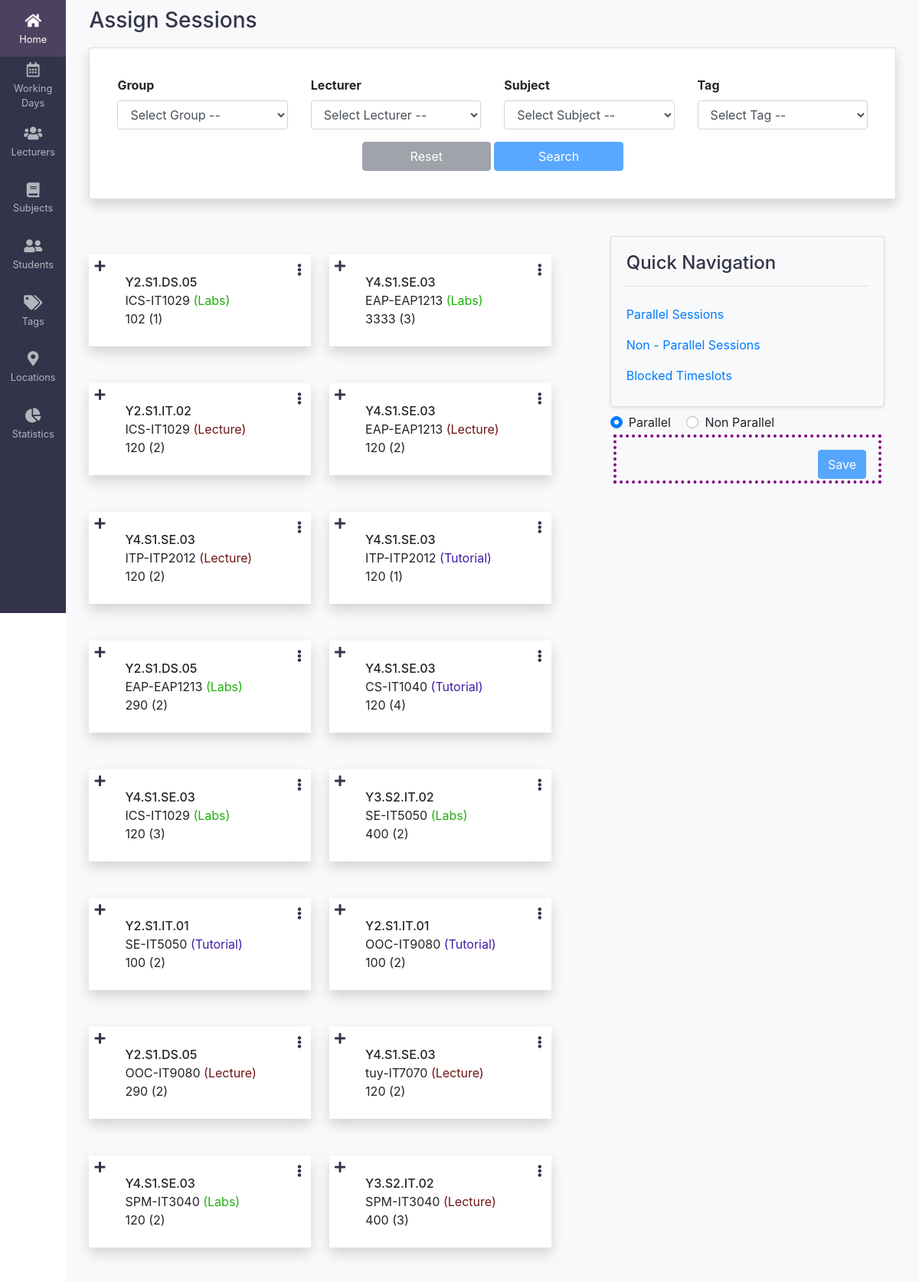
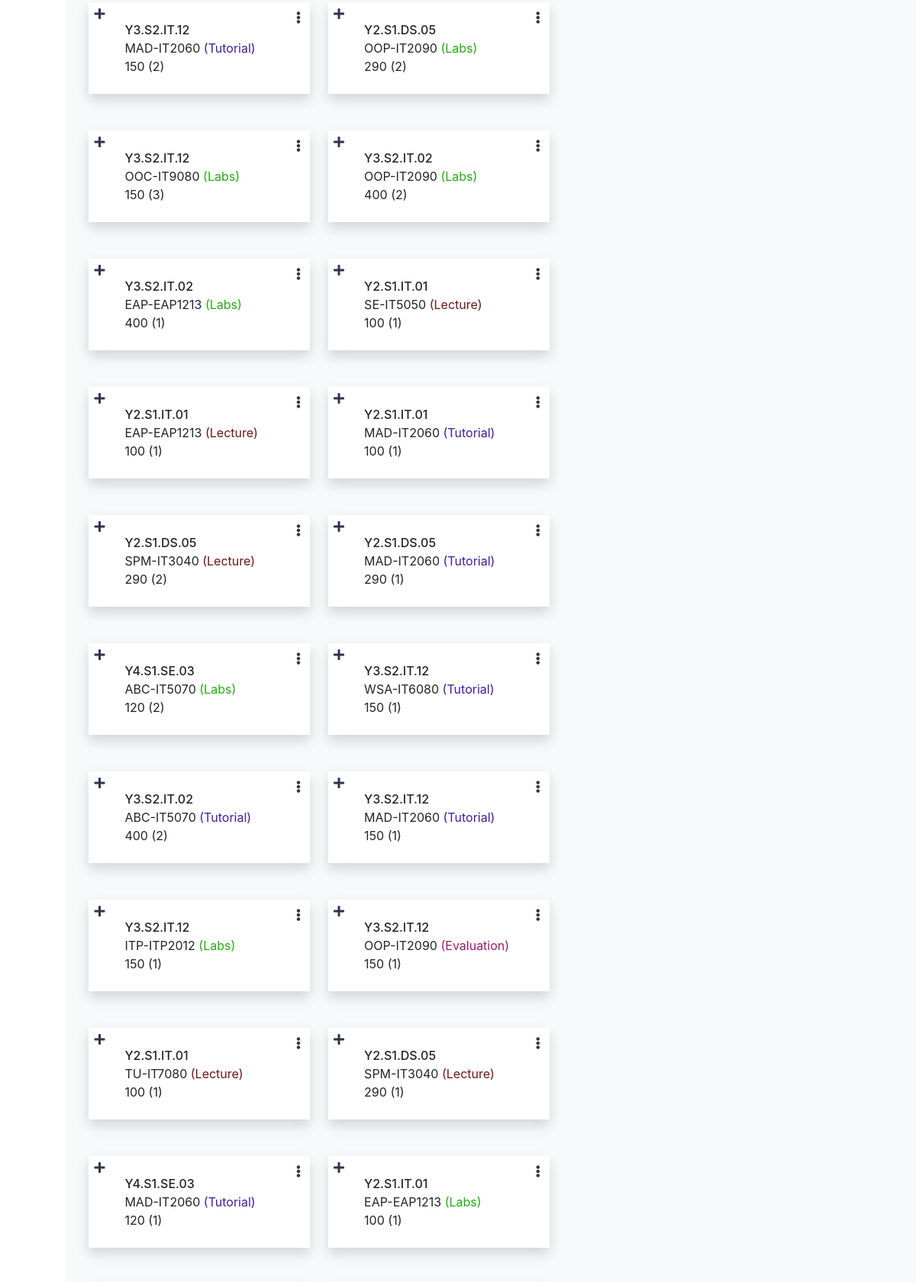
Page /sessions/assign (upper part) on the committed database (2 pictures, top to bottom).
### timetable/models.py (models this page shows, shortened)
class Session(models.Model):
    lecturers = models.ManyToManyField(Lecturer)
    subject = models.ForeignKey(Subjects, on_delete=models.CASCADE)
    tag = models.ForeignKey(Tags, on_delete=models.CASCADE)
    group_id = models.ForeignKey(Group, on_delete=models.CASCADE)
    subgroup_id = models.ForeignKey(
        Subgroup, on_delete=models.CASCADE, null=True, blank=True)
    student_count = models.IntegerField(default=1)
    duration = models.IntegerField(default=1)
    consecutive_session = models.ForeignKey(
        'self', on_delete=models.CASCADE, null=True, blank=True)
    objects = models.Manager()

class Group(models.Model):
    academic_year_semester = models.ForeignKey(
        AcademicYearSemester, on_delete=models.CASCADE)
    programme = models.ForeignKey(Programme, on_delete=models.CASCADE)
    group_no = models.CharField(max_length=2)
    student_count = models.IntegerField(null=True, blank=True)
    generated_group = models.CharField(max_length=100, blank=True, null=True)
    class Meta:
        constraints = [
            models.UniqueConstraint(
                fields=['academic_year_semester', 'programme', 'group_no'], name='student_details')
        ]

class Subjects(models.Model):
    offeredYear = models.CharField(max_length=4, blank=True)
    offeredSemester = models.CharField(max_length=100, blank=True)
    subjectName = models.CharField(max_length=100, blank=True)
    subjectCode = models.CharField(max_length=10, blank=True)
    noLecHours = models.IntegerField(blank=True, null=True)
    noTutHours = models.IntegerField(blank=True, null=True)
    noLabHours = models.IntegerField(blank=True, null=True)
    noEveHours = models.IntegerField(blank=True, null=True)
    objects = models.Manager()

class Tags(models.Model):
    label = models.CharField(max_length=25, unique=True)
    color = models.CharField(max_length=25, unique=True)

### timetable/views.py (the view)
# urls.py: path('sessions/assign', views.AssignSessionsView.as_view(),
class AssignSessionsView(generic.ListView):
    model = Session1
    context_object_name = 'session_list'
    template_name = 'sessions/assign-sessions.html'
    def get_queryset(self):
        return Session1.objects.all()
    def get_context_data(self, **kwargs):
        context = super().get_context_data(**kwargs)
        context['tags_list'] = Tags.objects.all()
        context['subject_list'] = Subjects1.objects.all()
        context['lecturer_list'] = Lecturer1.objects.all()
        context['work_days'] = WorkingDays.objects.all()[:1].get()
        context['group_list'] = Group.objects.exclude(generated_group=None)
        return context

### timetable/models.py (called while the page is built)
    def get_all_days(self):
       return self.days.split(',')

### template/sessions/assign-sessions.html (shortened to what this page needs)
{% extends 'base.html' %}
{% block content %}
<div class="container-fluid bg-light">
    <div class="bg-light" style="padding: 10px 0px; font-weight: 900;">
        <h3 style="color: #33344a;" >Assign Sessions </h3>
    </div>
    <div class="card shadow p-3 mb-5 bg-white rounded">
        <div class="card-body">
            <form>
                <div class="row">
                    <div class="col form-group">
                        <label for="groupId" class="text-black font-weight-bold">Group</label>
                        <select id="groupId" class="form-control selectpicker" name="group" data-live-search="true">
                            <option value="default" disabled selected>Select Group --</option>
                        </select>
                    </div>
                    <div class="col form-group">
                        <label for="lecturerId" class="text-black font-weight-bold">Lecturer</label>
                        <select id="lecturerId" class="form-control selectpicker " name="lecturer" data-live-search="true">
                            <option value="default" disabled selected>Select Lecturer --</option>
                        </select>
                    </div>
                    <div class="col form-group">
                        <label for="subjectId" class="text-black font-weight-bold">Subject</label>
                        <select id="subjectId" class="form-control selectpicker" name="subject" data-live-search="true">
                            <option value="default" disabled selected>Select Subject -- </option>
                        </select>
                    </div>
                    <div class="col form-group">
                        <label for="tagId" class="text-black font-weight-bold">Tag</label>
                        <select id="tagId" class="form-control selectpicker" name="tag">
                            <option value="default" disabled selected>Select Tag --</option>
                        </select>
                    </div>
                </div>
                <div class="row justify-content-md-center">
                    <button onclick="reset()" id="reset_btn" class="btn btn-secondary col-2" disabled="true">Reset</button> &nbsp;
                    <button id="search_btn" class="btn btn-primary col-2" disabled="true">Search</button>
                </div>
            </form>
        </div>
    </div>
    <div class="container-fluid">
        <div class="left">
            <div class="row" id="sessions_list_id">
                {% for session in session_list %}
                <div class="bg-white col-5 shadow text-black my-4 mr-4 some" id="{{session.id}}">
                    <div class="all_icons">
                        <i class="fas fa-plus topcornerleft add_icon"  data-toggle="tool-tip" title="Assign Session"></i>
                        <i class="fas fa-ellipsis-v topcornerright hamburger_icon dropdown">
                        </i>
                    </div>
                    <div class="pt-4 pl-4 pr-2 pb-2 m-2">
                        {% if session.group_id %}
                            <p style="font-weight: 500; ">{{ session.group_id.generated_group}}</p>
                        {% else %}
                            <p>{{ session.subgroup_id.generated_subgroup}}</p>
                        {% endif %}
                        <p>{{ session.subject.subjectName}}-{{ session.subject.subjectCode}} <span style="color:{{session.tag.color}};">({{ session.tag.label}})</span></p>
                        <p>{{ session.student_count}} ({{ session.duration}})</p>
                    </div>
                </div>
                {% endfor%}
            </div>
        </div>
        <div class="right">
            <div class="card bg-light shadow-sm mb-2">
                <div class="card-body">
                    <h4 style="color: #33344a;">Quick Navigation</h4>
                    <hr>
                    <ul class="navbar-nav">
                        <li class="nav-item active">
                          <a class="nav-link" href="{%url 'parallel_sessions' %}">Parallel Sessions <span class="sr-only">(current)</span></a>
                        </li>
                        <li class="nav-item">
                          <a class="nav-link" href="{%url 'non_parallel_sessions' %}">Non - Parallel Sessions</a>
                        </li>
                        <li class="nav-item">
                          <a class="nav-link" href="{%url 'blocked_timeslots' %}">Blocked Timeslots</a>
                        </li>
                    </ul>
                </div>
            </div>
            <form class="">
                <div class="custom-control custom-radio custom-control-inline">
                    <label for="pid1" class="custom-control-label">Parallel</label>
                </div>
                <div class="custom-control custom-radio custom-control-inline">
                    <label for="pid2" class="custom-control-label">Non Parallel</label>
                </div>
            </form>
            <div class="boxed m-1 p-3">
                <button class="btn btn-primary" id="parallel_btn" style="float: right;" disabled="true"> Save </button>
                <br>
            </div>
        </div>
    </div>
</div>
{% endblock content %}

### template/sessions/assign-sessions.html (style rules this page uses)
.some { line-height: 0.5; }
.left { float: left; width: 65%; }
.right { float: left; width: 35%; }
.boxed { border: 4px dotted purple; }
.topcornerright { position:absolute; margin: 12px; top: 0; right:0; color: #33344a; }
.topcornerleft { position:absolute; margin: 7px; top:0; left:0; color: #33344a; }

### template/base.html (style rules this page uses)
html, body { height: 100%; }
.sidebar ul i, li { color: white; }
.card { background: #f3f2f1; }

### rows in the picture
Session: group_id.generated_group "Y2.S1.DS.05", subject.subjectName "ICS", subject.subjectCode "IT1029", tag.label "Labs", student_count "102", duration "1"
Session: group_id.generated_group "Y4.S1.SE.03", subject.subjectName "EAP", subject.subjectCode "EAP1213", tag.label "Labs", student_count "3333", duration "3"
Session: group_id.generated_group "Y2.S1.IT.02", subject.subjectName "ICS", subject.subjectCode "IT1029", tag.label "Lecture", student_count "120", duration "2"
Session: group_id.generated_group "Y4.S1.SE.03", subject.subjectName "EAP", subject.subjectCode "EAP1213", tag.label "Lecture", student_count "120", duration "2"
Session: group_id.generated_group "Y4.S1.SE.03", subject.subjectName "ITP", subject.subjectCode "ITP2012", tag.label "Lecture", student_count "120", duration "2"
Session: group_id.generated_group "Y4.S1.SE.03", subject.subjectName "ITP", subject.subjectCode "ITP2012", tag.label "Tutorial", student_count "120", duration "1"
Session: group_id.generated_group "Y2.S1.DS.05", subject.subjectName "EAP", subject.subjectCode "EAP1213", tag.label "Labs", student_count "290", duration "2"
Session: group_id.generated_group "Y4.S1.SE.03", subject.subjectName "CS", subject.subjectCode "IT1040", tag.label "Tutorial", student_count "120", duration "4"
Session: group_id.generated_group "Y4.S1.SE.03", subject.subjectName "ICS", subject.subjectCode "IT1029", tag.label "Labs", student_count "120", duration "3"
Session: group_id.generated_group "Y3.S2.IT.02", subject.subjectName "SE", subject.subjectCode "IT5050", tag.label "Labs", student_count "400", duration "2"
Session: group_id.generated_group "Y2.S1.IT.01", subject.subjectName "SE", subject.subjectCode "IT5050", tag.label "Tutorial", student_count "100", duration "2"
Session: group_id.generated_group "Y2.S1.IT.01", subject.subjectName "OOC", subject.subjectCode "IT9080", tag.label "Tutorial", student_count "100", duration "2"
Session: group_id.generated_group "Y2.S1.DS.05", subject.subjectName "OOC", subject.subjectCode "IT9080", tag.label "Lecture", student_count "290", duration "2"
Session: group_id.generated_group "Y4.S1.SE.03", subject.subjectName "tuy", subject.subjectCode "IT7070", tag.label "Lecture", student_count "120", duration "2"
Session: group_id.generated_group "Y4.S1.SE.03", subject.subjectName "SPM", subject.subjectCode "IT3040", tag.label "Labs", student_count "120", duration "2"
Session: group_id.generated_group "Y3.S2.IT.02", subject.subjectName "SPM", subject.subjectCode "IT3040", tag.label "Lecture", student_count "400", duration "3"
Session: group_id.generated_group "Y3.S2.IT.12", subject.subjectName "MAD", subject.subjectCode "IT2060", tag.label "Tutorial", student_count "150", duration "2"
Session: group_id.generated_group "Y2.S1.DS.05", subject.subjectName "OOP", subject.subjectCode "IT2090", tag.label "Labs", student_count "290", duration "2"
Session: group_id.generated_group "Y3.S2.IT.12", subject.subjectName "OOC", subject.subjectCode "IT9080", tag.label "Labs", student_count "150", duration "3"
Session: group_id.generated_group "Y3.S2.IT.02", subject.subjectName "OOP", subject.subjectCode "IT2090", tag.label "Labs", student_count "400", duration "2"
Session: group_id.generated_group "Y3.S2.IT.02", subject.subjectName "EAP", subject.subjectCode "EAP1213", tag.label "Labs", student_count "400", duration "1"
Session: group_id.generated_group "Y2.S1.IT.01", subject.subjectName "SE", subject.subjectCode "IT5050", tag.label "Lecture", student_count "100", duration "1"
Session: group_id.generated_group "Y2.S1.IT.01", subject.subjectName "EAP", subject.subjectCode "EAP1213", tag.label "Lecture", student_count "100", duration "1"
Session: group_id.generated_group "Y2.S1.IT.01", subject.subjectName "MAD", subject.subjectCode "IT2060", tag.label "Tutorial", student_count "100", duration "1"
Session: group_id.generated_group "Y2.S1.DS.05", subject.subjectName "SPM", subject.subjectCode "IT3040", tag.label "Lecture", student_count "290", duration "2"
Session: group_id.generated_group "Y2.S1.DS.05", subject.subjectName "MAD", subject.subjectCode "IT2060", tag.label "Tutorial", student_count "290", duration "1"
Session: group_id.generated_group "Y4.S1.SE.03", subject.subjectName "ABC", subject.subjectCode "IT5070", tag.label "Labs", student_count "120", duration "2"
Session: group_id.generated_group "Y3.S2.IT.12", subject.subjectName "WSA", subject.subjectCode "IT6080", tag.label "Tutorial", student_count "150", duration "1"
Session: group_id.generated_group "Y3.S2.IT.02", subject.subjectName "ABC", subject.subjectCode "IT5070", tag.label "Tutorial", student_count "400", duration "2"
Session: group_id.generated_group "Y3.S2.IT.12", subject.subjectName "MAD", subject.subjectCode "IT2060", tag.label "Tutorial", student_count "150", duration "1"
Session: group_id.generated_group "Y3.S2.IT.12", subject.subjectName "ITP", subject.subjectCode "ITP2012", tag.label "Labs", student_count "150", duration "1"
Session: group_id.generated_group "Y3.S2.IT.12", subject.subjectName "OOP", subject.subjectCode "IT2090", tag.label "Evaluation", student_count "150", duration "1"
Session: group_id.generated_group "Y2.S1.IT.01", subject.subjectName "TU", subject.subjectCode "IT7080", tag.label "Lecture", student_count "100", duration "1"
Session: group_id.generated_group "Y2.S1.DS.05", subject.subjectName "SPM", subject.subjectCode "IT3040", tag.label "Lecture", student_count "290", duration "1"
Session: group_id.generated_group "Y4.S1.SE.03", subject.subjectName "MAD", subject.subjectCode "IT2060", tag.label "Tutorial", student_count "120", duration "1"
Session: group_id.generated_group "Y2.S1.IT.01", subject.subjectName "EAP", subject.subjectCode "EAP1213", tag.label "Labs", student_count "100", duration "1"
